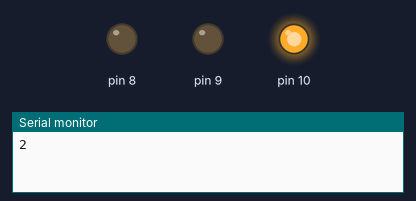
This sketch was run on a simulated Arduino Uno, built with avr-gcc and run on an emulated ATmega328P. Shown: output pins drawn as LEDs (lit = HIGH), the last lines printed to the serial monitor. Random numbers use the default seed unless the sketch sets one.

Above: at 0.1 s.
At 13.7 s:
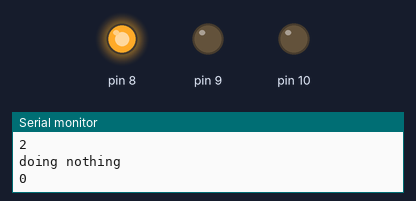
At 19.71 s:
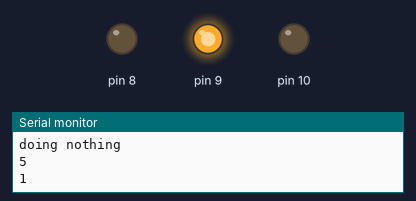
At 39.72 s:
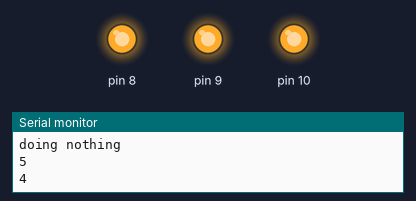
Timing chart, 0 to 40.0 s (numbered marks = the images above):
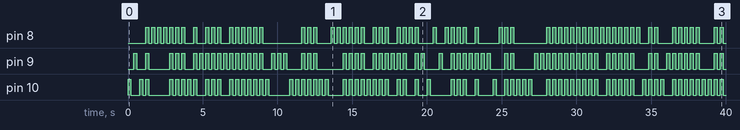

The sketch:

IfConditionalAndRandom.ino
```cpp
//Conditionals - If statement
//Explanation: http://arduino.cc/en/Reference/If
//Explanation: http://arduino.cc/en/Reference/Random

long randnumber;                 //long is another data type, holds a 32 bit number

void setup() {                   //set up outputs
  pinMode(8, OUTPUT);
  pinMode(9, OUTPUT);
  pinMode(10, OUTPUT);
  Serial.begin(9600);           //set up serial communication
  randomSeed(analogRead(0));    //this will make psudo random numbers seem more random
}

void loop() {
  randnumber= random(6);         //pick a random number between 0 and 5
  Serial.println(randnumber);    //prints the random number to the serial window

  if (randnumber==0){          //if conditional statement compares randnumber to 0.
    digitalWrite(8, HIGH);     // turn the LED on (HIGH is the voltage level 5v)
    delay(200);                // wait for a second
    digitalWrite(8, LOW);      // turn the LED off by making the voltage LOW
    delay(200);                // wait for a second
  }                            //end of conditional statement
  if (randnumber==1){
    digitalWrite(9, HIGH);
    delay(200);
    digitalWrite(9, LOW);
    delay(200);
  }
  if (randnumber==2){
    digitalWrite(10, HIGH);
    delay(200);
    digitalWrite(10, LOW);
    delay(200);
  }
  if (randnumber!=0 && randnumber!=1 && randnumber!=2){  //use "&&" to test multiple conditions, use != for NOT equal to
    digitalWrite(8, HIGH);
    digitalWrite(9, HIGH);
    digitalWrite(10, HIGH);
    delay(200);
    digitalWrite(8, LOW);
    digitalWrite(9, LOW);
    digitalWrite(10, LOW);
    delay(200);
  }
  else{                                                 //if none of the above conditionals are true, do this.
    Serial.println("doing nothing");
  }
}                                                      //end of main loop
```

Measured:
- by itself, pin 8: LOW → HIGH at 1.2 s, → LOW 0.20 s later, → HIGH 0.20 s later, → LOW 0.20 s later, … (134 changes in this stretch)
- by itself, pin 9: LOW → HIGH at 0.40 s, → LOW 0.20 s later, → HIGH 0.60 s later, → LOW 0.20 s later, … (142 changes in this stretch)
- by itself, pin 10: LOW → HIGH at 0.00 s, → LOW 0.20 s later, → HIGH 0.60 s later, → LOW 0.20 s later, … (148 changes in this stretch)
